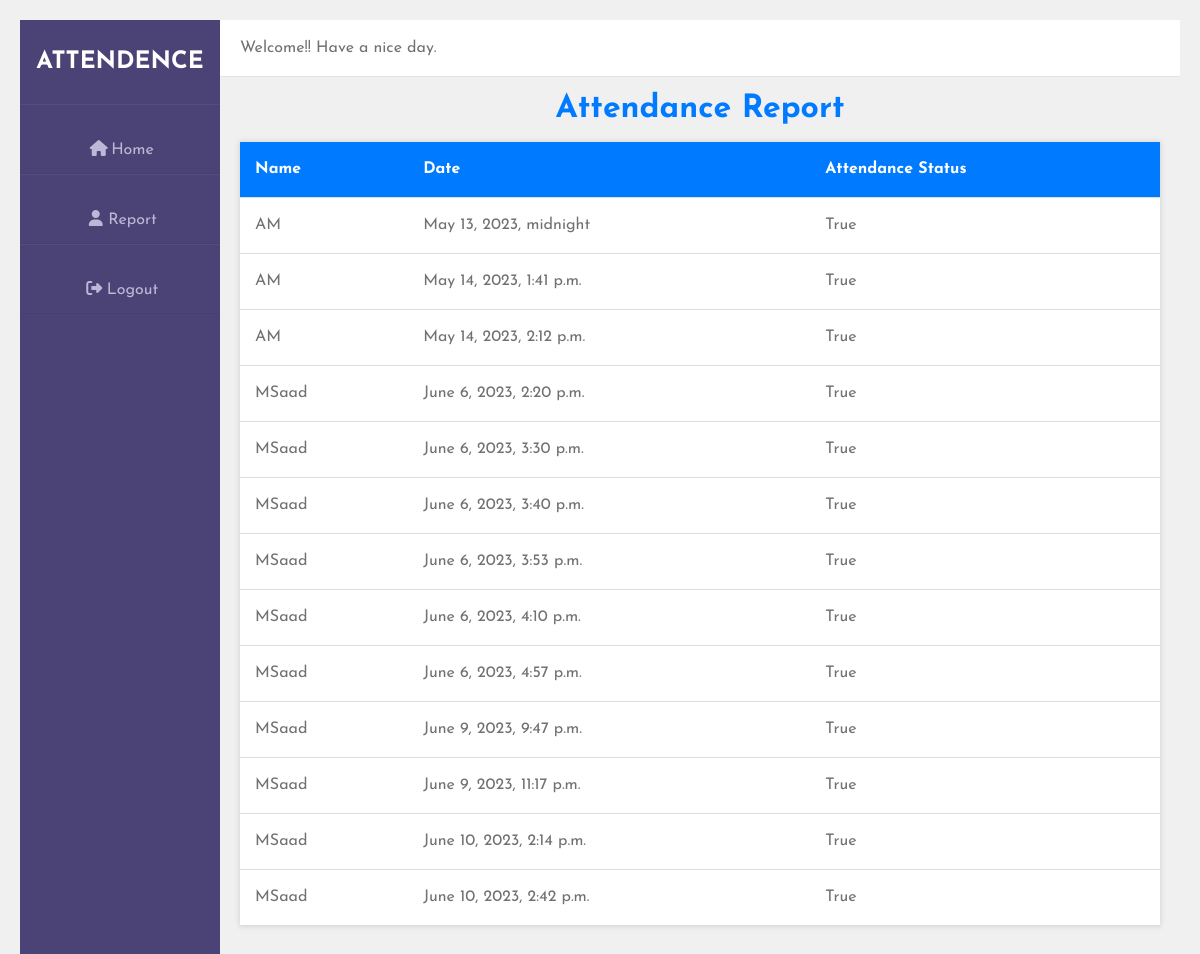
The app's page /teacher-view-attendence-report/ (signed in), older data.
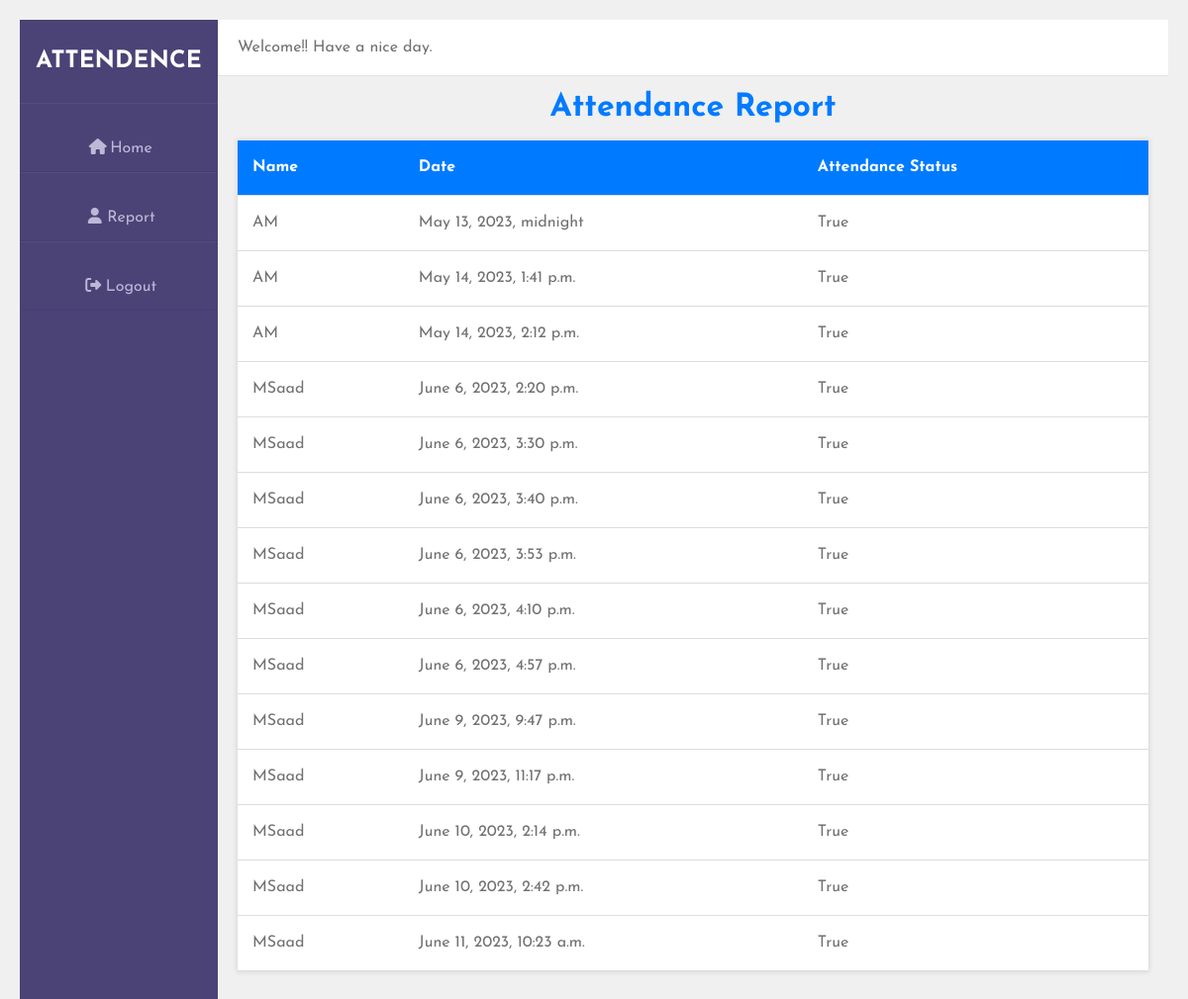
The same page, newer data.
### student/models.py (models this page shows, shortened)
class Student(models.Model):
    name = models.CharField(max_length=100)
    roll_number = models.IntegerField()
    email = models.EmailField(default='std@gmail.com', unique=True, null=True, blank=True)
    password = models.CharField(max_length=50,default='1234',null=True, blank=True)
    class_name = models.ForeignKey(Class, on_delete=models.CASCADE)
    image = models.ImageField(upload_to='images/', null=True, blank=True)
    def __str__(self):
        return self.name

class Attendance(models.Model):
    date = models.DateTimeField(auto_now_add=True)
    student = models.ForeignKey(Student, on_delete=models.CASCADE, related_name='attendance_records')
    status = models.BooleanField(default=False)

### student/views.py (the view)
# urls.py: path('teacher-view-attendence-report/',views.teacher_view_attendance,name ='teacher_view_attendence_report'),
def teacher_view_attendance(request):
    teacher = Teacher.objects.get(user=request.user)
    print("teacher name",teacher)
    class_obj = teacher.teacher_class
    print("teacher class",class_obj)
    students = Student.objects.filter(class_name=class_obj)
    print("teacher student",students)
    attendance_records = Attendance.objects.filter(student__class_name=class_obj)
    attendance_data = {}
    for student in students:
        attendance_data[student.name] = []
    for record in attendance_records:
        attendance_data[record.student.name].append((record.date, record.status))
    print("class attendence record",attendance_data)
    return render(request, 'teacher_attendance_report.html', {'attendance_data': attendance_data})

### student/models.py (called while the page is built)
    def __str__(self):
        return self.name

    def __str__(self):
        return self.name

### student/templates/teacher_attendance_report.html (shortened to what this page needs)
{% extends 'base.html' %}
{% block content %}
    <h1>Attendance Report</h1>
    <table>
        <thead>
            <tr>
                <th>Name</th>
                <th>Date</th>
                <th>Attendance Status</th>
            </tr>
        </thead>
        <tbody>
            {% for name, data in attendance_data.items %}
            {% for date, status in data %}
            <tr>
                <td>{{ name }}</td>
                <td>{{ date }}</td>
                <td>{{ status }}</td>
            </tr>
            {% endfor %}
            {% endfor %}
        </tbody>
    </table>
{% endblock %}

Row changes from the older to the newer data that the page shows:
added Attendance: data "June 11, 2023, 10:23 a.m."
Text that changed along with them:
new list line: "MSaad"
new list line: "True"
